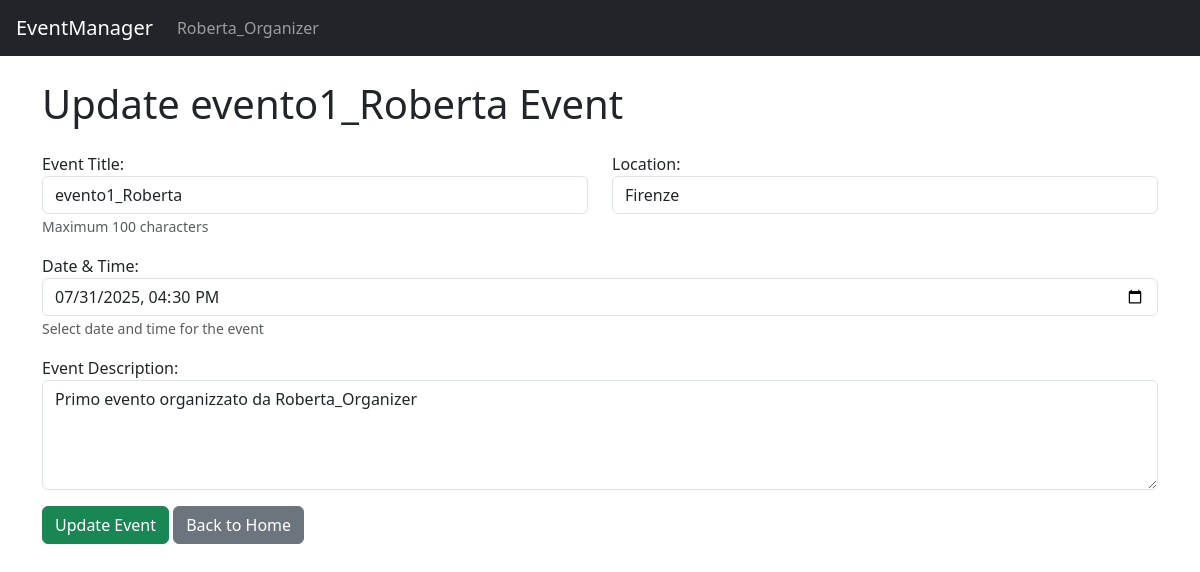
Page /events/1/update/ (signed in) on the committed database.
### users/models.py (models this page shows, shortened)
class CustomUser(AbstractUser):
    is_organizer = models.BooleanField(default=False)
    date_of_birth = models.DateField(null=True)
    class Meta:
        permissions = (
            ("can_view_events", "Can view events"),
            ('can_register_himself', 'Can register himself'),
            ('can_unregister_himself', 'Can unregister himself'),
            ('can_view_own_registrations', 'Can view own registrations'),
            ("can_create_event", "Can create event"),
            ("can_edit_own_event", "Can edit own event"),
            ("can_delete_own_event", "Can delete own event"),
            ('can_view_own_event_registrations', 'Can view own event registrations')
        )

### events/models.py (models this page shows, shortened)
class Event(models.Model):
    title = models.CharField(max_length=100, unique=True)
    description = models.TextField()
    date = models.DateTimeField()
    location = models.CharField(max_length=100)
    organizer = models.ForeignKey(
        settings.AUTH_USER_MODEL,
        on_delete=models.CASCADE,
        related_name='organized_events'
    )
    registrations = models.ManyToManyField(
        settings.AUTH_USER_MODEL,
        related_name='attending_events',
        blank=True
    )

### events/views.py (the view, shortened to what this page needs)
# urls.py: path('<int:event_id>/update/', views.update_event, name='update_event'),
@login_required
@permission_required('users.can_edit_own_event', raise_exception=True)
def update_event(request, event_id):
    event = Event.objects.get(id=event_id)
    return render(request, 'events/manage_event.html', {'form': EventForm(instance=event), 'event': event, 'update': True})

### events/templates/events/manage_event.html (shortened to what this page needs)
{% extends 'base.html' %}
{% block content %}
    {% if update%}
        <h1 class="mb-4">Update {{event.title}} Event</h1>
    {% else %}
        <h1 class="mb-4">Create a new Event</h1>
    {% endif %}
    <form method="post">
        <div class="row">
            <div class="col-md-6">
                <div class="mb-3">
                    {{ form.title.label_tag }}
                    {{ form.title }}
                    {% if form.title.help_text %}
                        <small class="form-text text-muted">{{ form.title.help_text }}</small>
                    {% endif %}
                </div>
            </div>
            <div class="col-md-6">
                <div class="mb-3">
                    {{ form.location.label_tag }}
                    {{ form.location }}
                </div>
            </div>
        </div>
        <div class="mb-3">
            {{ form.date.label_tag }}
            {{ form.date }}
            {% if form.date.help_text %}
                <small class="form-text text-muted">{{ form.date.help_text }}</small>
            {% endif %}
        </div>
        <div class="mb-3">
            {{ form.description.label_tag }}
            {{ form.description }}
        </div>
        <button type="submit" class="btn btn-success">{%if update%} Update {%else%} Create  {%endif%} Event</button>
        <a href="{% url 'home' %}" class="btn btn-secondary">Back to Home</a>
    </form>
{% endblock %}

### templates/base.html (shortened to what this page needs)
<!DOCTYPE html>
<html lang="it">
<head>
    <link rel="stylesheet" href="https://cdn.jsdelivr.net/npm/bootstrap@5.3.3/dist/css/bootstrap.min.css">
    <link href="https://cdnjs.cloudflare.com/ajax/libs/bootstrap-icons/1.10.0/font/bootstrap-icons.min.css" rel="stylesheet">
</head>
<body>
    <nav class="navbar navbar-expand-lg navbar-dark bg-dark px-3">
        <a class="navbar-brand" href="{% url 'home' %}">EventManager</a>
        <div class="collapse navbar-collapse">
            <ul class="navbar-nav me-auto">
                {% if user.is_authenticated is False %}
                <li class="nav-item"><a class="nav-link" href="{% url 'login' %}">Login</a></li>
                <li class="nav-item"><a class="nav-link" href="{% url 'signup' %}">Sign Up</a></li>
                {% else %}
                <li class="nav-item"><a class="nav-link" href="{% url 'profile' %}">{{user.username}}</a></li>
                {% endif %}
            </ul>
        </div>
    </nav>
    <div class="container mt-4">
        {% block content %}
        {% endblock %}
    </div>
</body>
</html>

### rows in the picture
CustomUser: username "Roberta_Organizer"
Event: title "evento1_Roberta", location "Firenze", date "07/31/2025 16:30", description "Primo evento organizzato da Roberta_Organizer"
